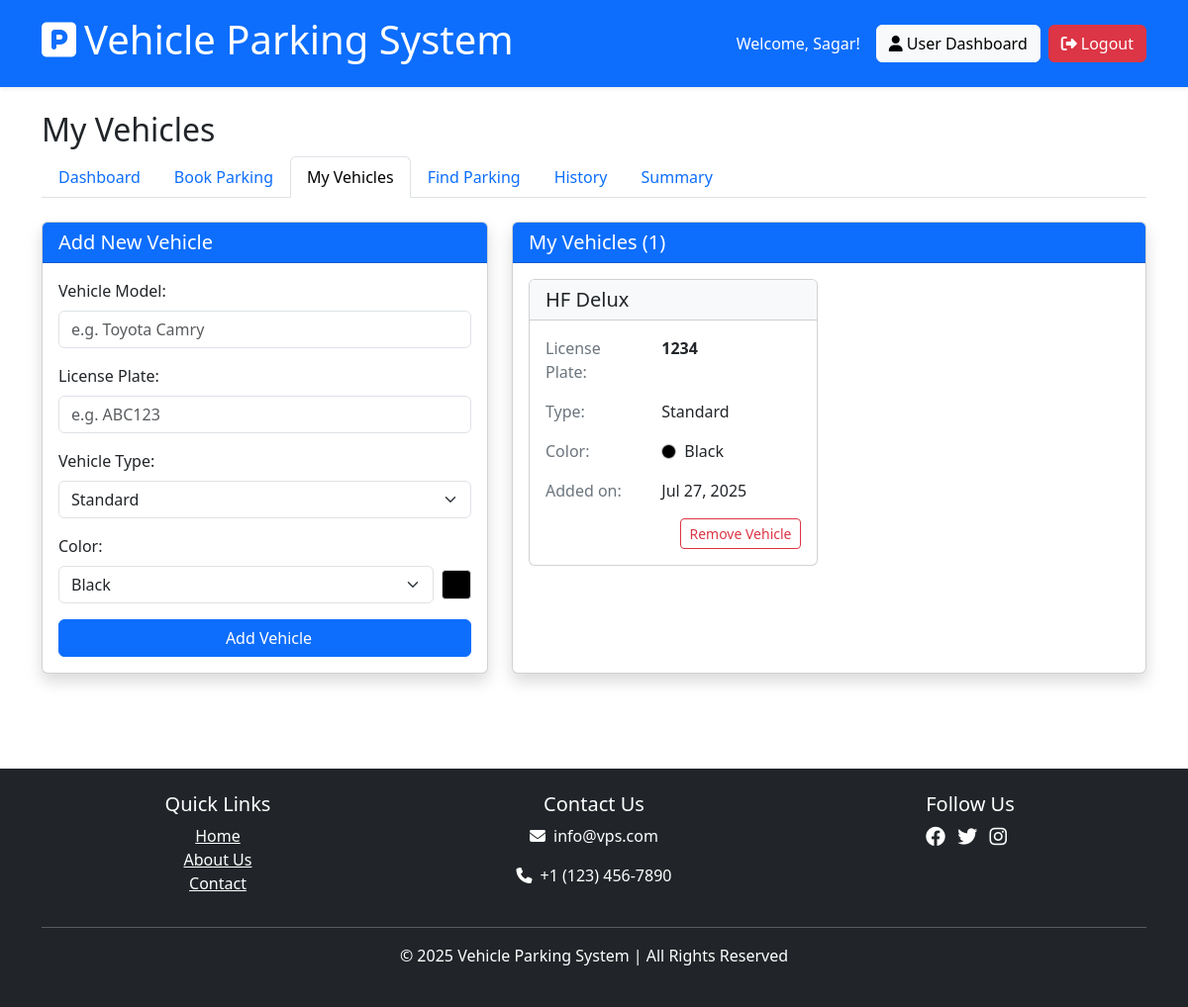
Before: /user/vehicles (signed in) with the older database file.
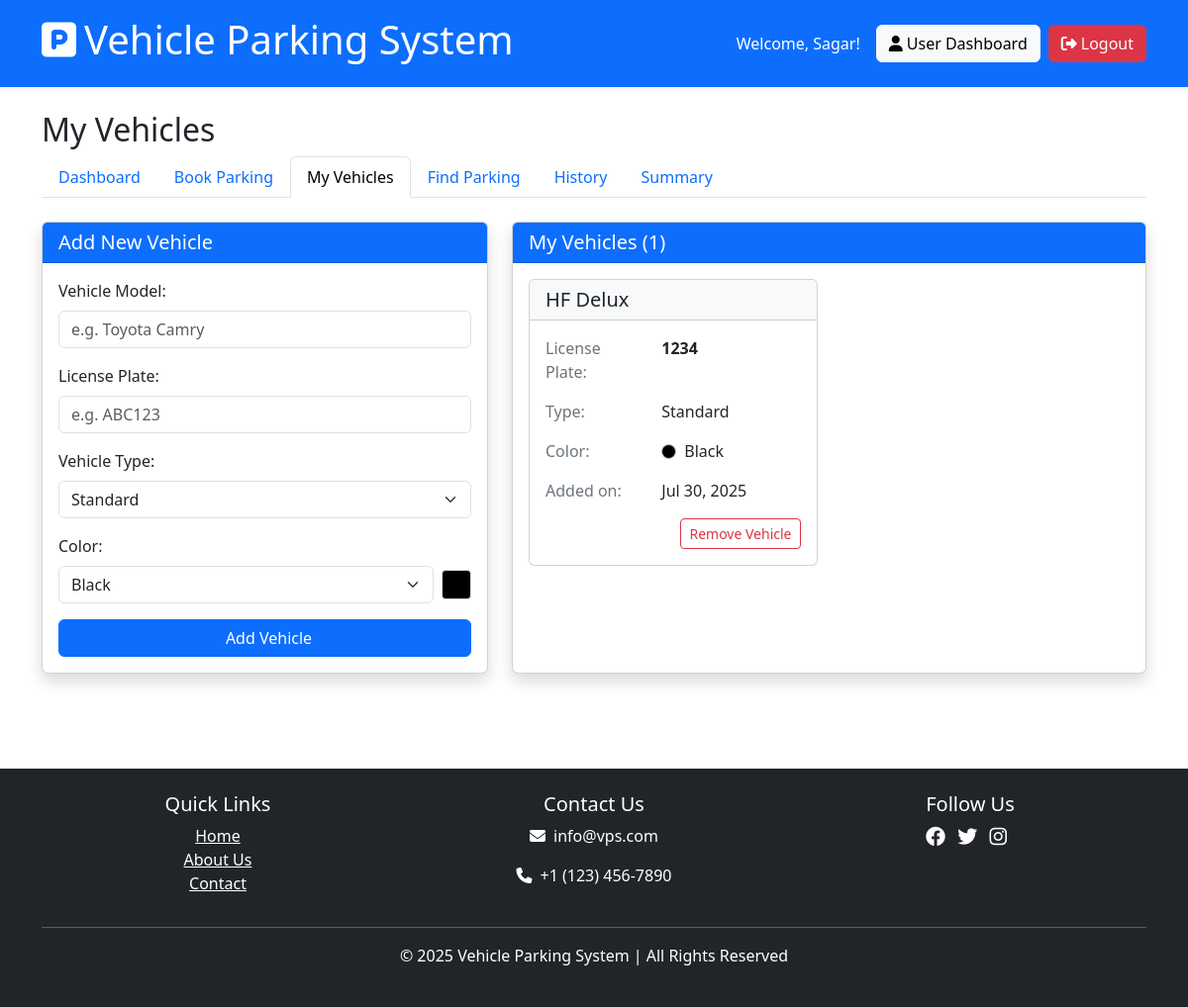
After: the same page with the newer database file.
### models/vehicle.py (models this page shows, shortened)
class Vehicle(db.Model):
    id = db.Column(db.Integer, primary_key=True)
    user_id = db.Column(db.Integer, db.ForeignKey('user.id'), nullable=False)
    model = db.Column(db.String(100), nullable=False)
    license_plate = db.Column(db.String(20), nullable=False, unique=True)
    vehicle_type = db.Column(db.String(20), default='standard')  # standard, compact, SUV, electric, etc.
    color = db.Column(db.String(20))
    created_on = db.Column(db.DateTime, default=lambda: datetime.now(timezone.utc))
    bookings = db.relationship('Booking', backref='vehicle', lazy=True)

### routes/user_routes.py (the view, shortened to what this page needs)
@user_bp.route('/vehicles', methods=['GET', 'POST'])
@login_required
@user_required
def vehicles():
    form = VehicleForm()
    user_vehicles = Vehicle.query.filter_by(user_id=current_user.id).all()
    return render_template('user/vehicles.html', form=form, vehicles=user_vehicles)

### routes/user_routes.py
class VehicleForm(FlaskForm):
    model = StringField('Vehicle Model', validators=[DataRequired(), Length(min=2, max=100)])
    license_plate = StringField('License Plate', validators=[DataRequired(), Length(min=2, max=20)])
    vehicle_type = SelectField('Vehicle Type', choices=[
        ('standard', 'Standard'),
        ('compact', 'Compact'),
        ('suv', 'SUV'),
        ('electric', 'Electric Vehicle')
    ], validators=[DataRequired()])
    color = StringField('Color', validators=[Length(max=20)])
    submit = SubmitField('Add Vehicle')

### extensions.py (called while the page is built)
@login_manager.user_loader
def load_user(user_id):
    from models.admin import Admin
    from models.user import User
    admin = Admin.query.get(int(user_id))
    if admin:
        return admin
    return User.query.get(int(user_id))

### routes/user_routes.py (called while the page is built)
def user_required(f):
    from functools import wraps
    @wraps(f)
    def decorated_function(*args, **kwargs):
        from models.admin import Admin
        if isinstance(current_user, Admin):
            flash('This feature is only for regular users.', 'danger')
            return redirect(url_for('admin.dashboard'))
        return f(*args, **kwargs)
    return decorated_function

### templates/user/vehicles.html (shortened to what the changed rows need)
{% extends 'shared/base.html' %}
{% block content %}
<div class="row mb-4">
    <div class="col-12">
        <h2>My Vehicles</h2>
    </div>
</div>
<div class="row mb-4">
    <div class="col-md-7 mb-4">
        <div class="card shadow h-100">
            <div class="card-body">
                {% if vehicles %}
                    <div class="row">
                        {% for vehicle in vehicles %}
                            <div class="col-md-6 mb-4">
                                <div class="card h-100 vehicle-card">
                                    <div class="card-header {% if vehicle.vehicle_type == 'electric' %}bg-warning bg-opacity-25{% elif vehicle.vehicle_type == 'suv' %}bg-success bg-opacity-25{% elif vehicle.vehicle_type == 'compact' %}bg-info bg-opacity-25{% else %}bg-light{% endif %}">
                                        <div class="d-flex justify-content-between align-items-center">
                                            <h5 class="card-title mb-0">{{ vehicle.model }}</h5>
                                        </div>
                                    </div>
                                    <div class="card-body">
                                        <div class="row mb-3">
                                            <div class="col-5 text-secondary">License Plate:</div>
                                            <div class="col-7"><strong>{{ vehicle.license_plate }}</strong></div>
                                        </div>
                                        <div class="row mb-3">
                                            <div class="col-5 text-secondary">Type:</div>
                                            <div class="col-7">{{ vehicle.vehicle_type|capitalize }}</div>
                                        </div>
                                        <div class="row mb-3">
                                            <div class="col-5 text-secondary">Color:</div>
                                            <div class="col-7">
                                                <div class="d-flex align-items-center">
                                                    <div class="me-2" style="width: 15px; height: 15px; background-color: {{ vehicle.color|lower if vehicle.color else 'gray' }}; border-radius: 50%; border: 1px solid #ccc;"></div>
                                                    {{ vehicle.color or 'Not specified' }}
                                                </div>
                                            </div>
                                        </div>
                                        <div class="row mb-3">
                                            <div class="col-5 text-secondary">Added on:</div>
                                            <div class="col-7">{{ vehicle.created_on.strftime('%b %d, %Y') }}</div>
                                        </div>
                                        <div class="text-end mt-3">
                                            <form method="POST" action="{{ url_for('user.delete_vehicle', vehicle_id=vehicle.id) }}" onsubmit="return confirm('Are you sure you want to delete this vehicle?');">
                                                <button type="submit" class="btn btn-sm btn-outline-danger">
                                                     Remove Vehicle
                                                </button>
                                            </form>
                                        </div>
                                    </div>
                                </div>
                            </div>
                        {% endfor %}
                    </div>
                {% else %}
                    <div class="text-center py-5">
                        <i class="bi bi-car-front-fill" style="font-size: 3rem; color: #ccc;"></i>
                        <h4 class="mt-3">No Vehicles Added</h4>
                        <p class="text-muted">You don't have any vehicles added yet. Add your first vehicle using the form.</p>
                    </div>
                {% endif %}
            </div>
        </div>
    </div>
</div>
{% endblock %}

Changed rows visible on the page:
changed Vehicle "HF Delux": created_on "Jul 27, 2025" → "Jul 30, 2025"
